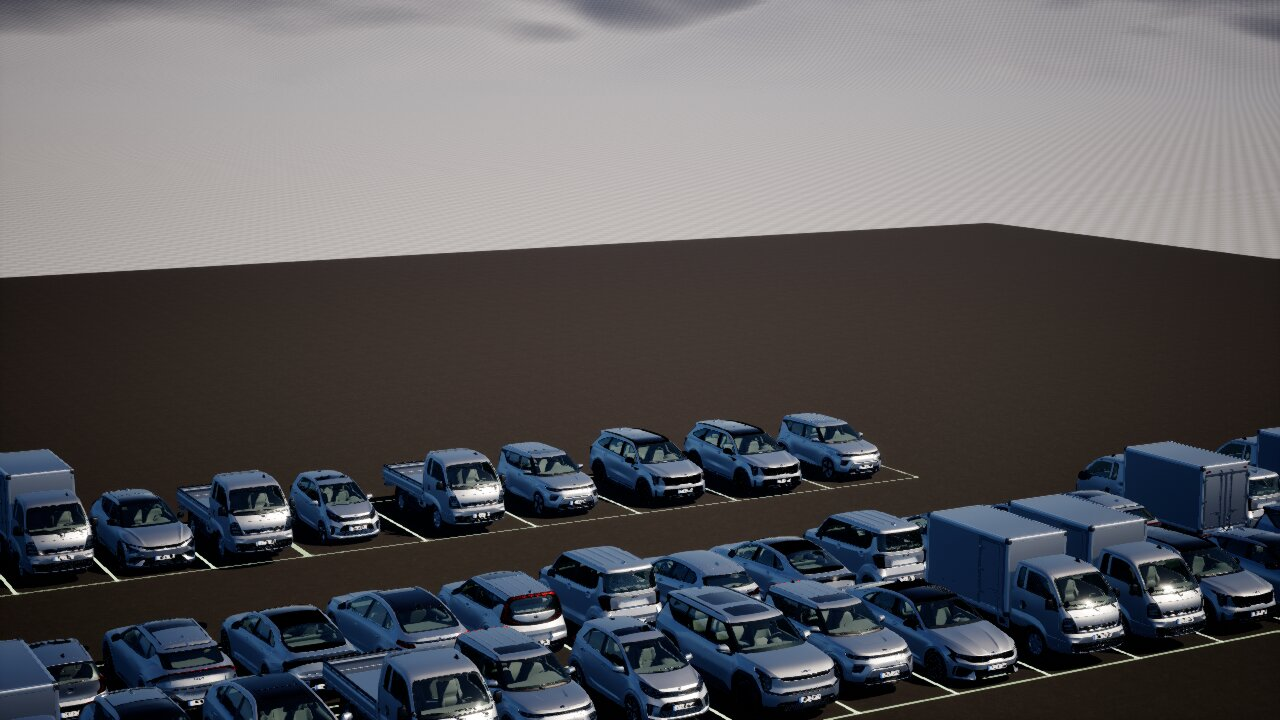
#> input picture _workspace/lightport/shots/pkg_cam1_1.jpg, 1280 x 720 px, given in place of shots, which was not available
$ python measure_ground.py --profile cam shots
#> lines starting #> are read from the running program, lines starting #| are printed output that depends on the picture; pictures that were not available may be replaced by others from this repository, and a replacement may not be noted
"""캡처 이미지의 순수 지면(아스팔트) 밝기를 측정한다.

전체 프레임 평균은 차량 반사율에 오염되므로 아스팔트만 잘라 잰다.
같은 조건에서 여러 장을 받아 평균과 표준편차를 함께 낸다(Lumen 미수렴 감지).

ROI 는 화면 비율(0~1)로 지정한다.
  cam 프로파일 : 카메라 캡처(1280x720). 지면 = 세로 30~42% 띠, 하늘 = 상단 25%
  vp  프로파일 : 메인 뷰포트. Preset Maker UI 패널과 PiP 를 피한 아스팔트 사각형.
                 뷰포트는 상단뷰라 하늘이 안 보이므로 sky 측정은 생략한다.

사용법:
  python measure_ground.py --profile cam img1 [img2 ...]
  python measure_ground.py --profile vp  img1 [img2 ...]
"""
import argparse
import json

import numpy as np
from PIL import Image

PROFILES = {
    # (x0, y0, x1, y1) 비율
    "cam": {"ground": (0.00, 0.24, 1.00, 0.35), "sky": (0.00, 0.00, 1.00, 0.15)},
    "vp": {"ground": (0.30, 0.50, 0.58, 0.61), "sky": None},
}
CRUSH, CLIP = 16, 254


def crop(luma, roi):
    h, w = luma.shape
    x0, y0, x1, y1 = roi
    return luma[int(h * y0):int(h * y1), int(w * x0):int(w * x1)]


def measure(path, prof):
#> called with path = 'shots', prof = 'cam'
    img = np.asarray(Image.open(path).convert("RGB"), dtype=np.float64)
    h, w, _ = img.shape
#> h = 720; w = 1280
    luma = 0.2126 * img[:, :, 0] + 0.7152 * img[:, :, 1] + 0.0722 * img[:, :, 2]
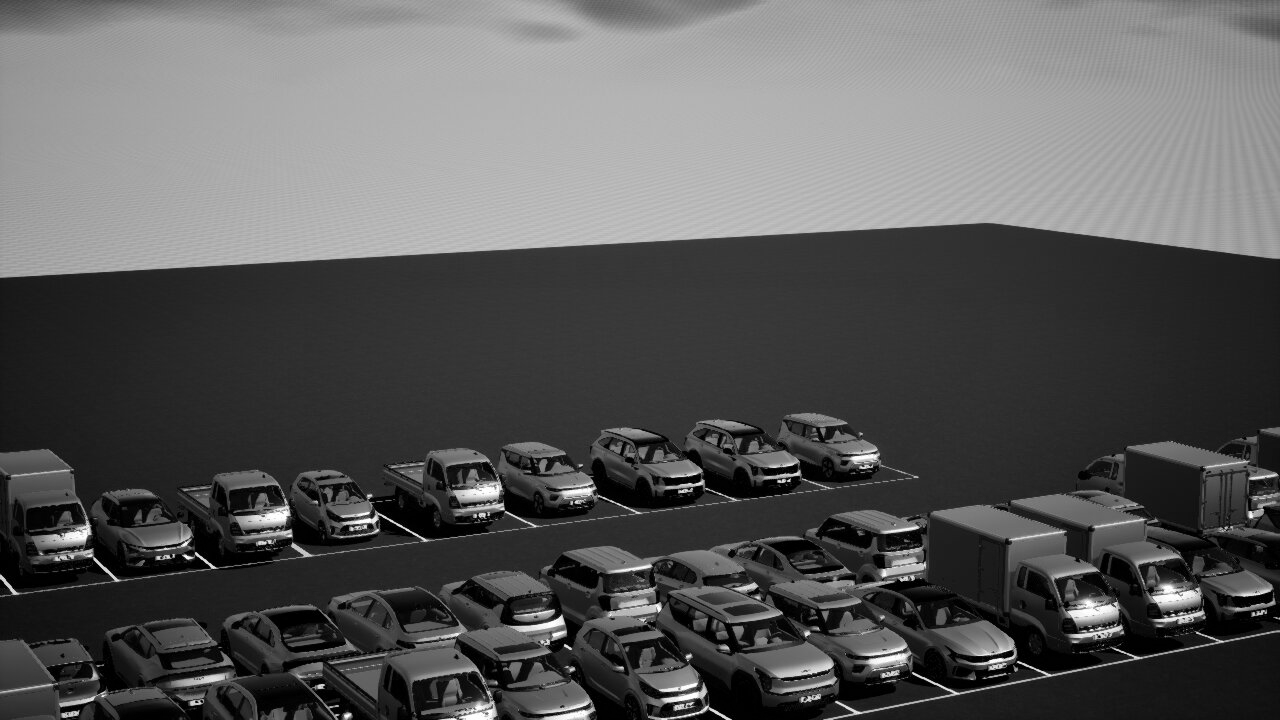
#> luma: shape (720, 1280) float64; min 0, max 255, mean 90.5

    g = crop(luma, PROFILES[prof]["ground"])
#> in crop, `return luma[int(h * y0):int(h * y1), int(w * x0):int(w * x1)]`:
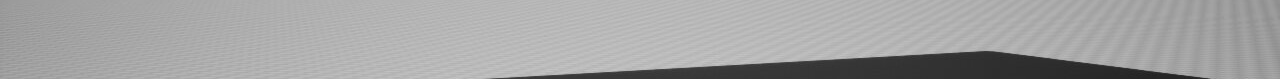
#> returned value: shape (79, 1280) float64; min 32.85, max 199.8, mean 162.7
    out = {
        "file": path,
        "size": [w, h],
        "ground_mean": float(g.mean()),
        "ground_median": float(np.median(g)),
        "ground_p95": float(np.percentile(g, 95)),
        "crush_pct": float((g <= CRUSH).sum()) / g.size * 100.0,
        "clip_pct": float((g >= CLIP).sum()) / g.size * 100.0,
        "frame_mean": float(luma.mean()),
    }
#> out = {'file': 'shots', 'size': [1280, 720], 'ground_mean': 162.7, 'ground_median': 175.3, 'ground_p95': 188.8, 'crush_pct': 0, 'clip_pct': 0, 'frame_mean': 90.49}

    sky_roi = PROFILES[prof]["sky"]
    if sky_roi:
        s = crop(luma, sky_roi)
#> call 2 of crop, with roi = (0, 0, 1, 0.15)
#> in crop (call 2), `return luma[int(h * y0):int(h * y1), int(w * x0):int(w * x1)]`:
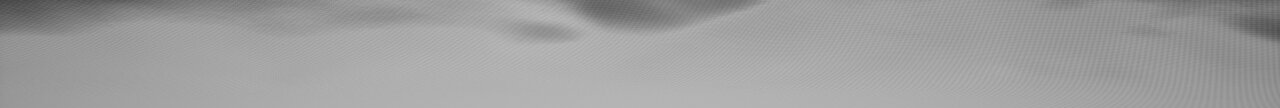
#> returned value: shape (108, 1280) float64; min 69.22, max 186.9, mean 159.3
        out.update({
            "sky_mean": float(s.mean()),
            "sky_crush_pct": float((s <= CRUSH).sum()) / s.size * 100.0,
            "sky_clip_pct": float((s >= CLIP).sum()) / s.size * 100.0,
        })
    return out


def main():
    ap = argparse.ArgumentParser()
    ap.add_argument("--profile", required=True, choices=sorted(PROFILES))
    ap.add_argument("images", nargs="+")
    a = ap.parse_args()

    per = [measure(p, a.profile) for p in a.images]
#> per = 1 item
    agg = {}
    for k in per[0]:
        if k in ("file", "size"):
            continue
        v = np.array([p[k] for p in per], dtype=np.float64)
        agg[k] = {"mean": round(float(v.mean()), 3), "std": round(float(v.std(ddof=0)), 3)}
#> this loop made 11 passes
#> (k, v) on passes 3 to 11: ('ground_mean', [162.7]), ('ground_median', [175.3]), ('ground_p95', [188.8]), ('crush_pct', [0]), ('clip_pct', [0]), ('frame_mean', [90.49]), ('sky_mean', [159.3]), ('sky_crush_pct', [0]), ('sky_clip_pct', [0])
#> k on passes 1 to 2: 'file', 'size'
#> after the loop, agg = 9 items
    print(json.dumps({"profile": a.profile, "n": len(per), "aggregate": agg, "frames": per},
                     ensure_ascii=False, indent=2))
#> (printed output is left out)


if __name__ == "__main__":
    main()
